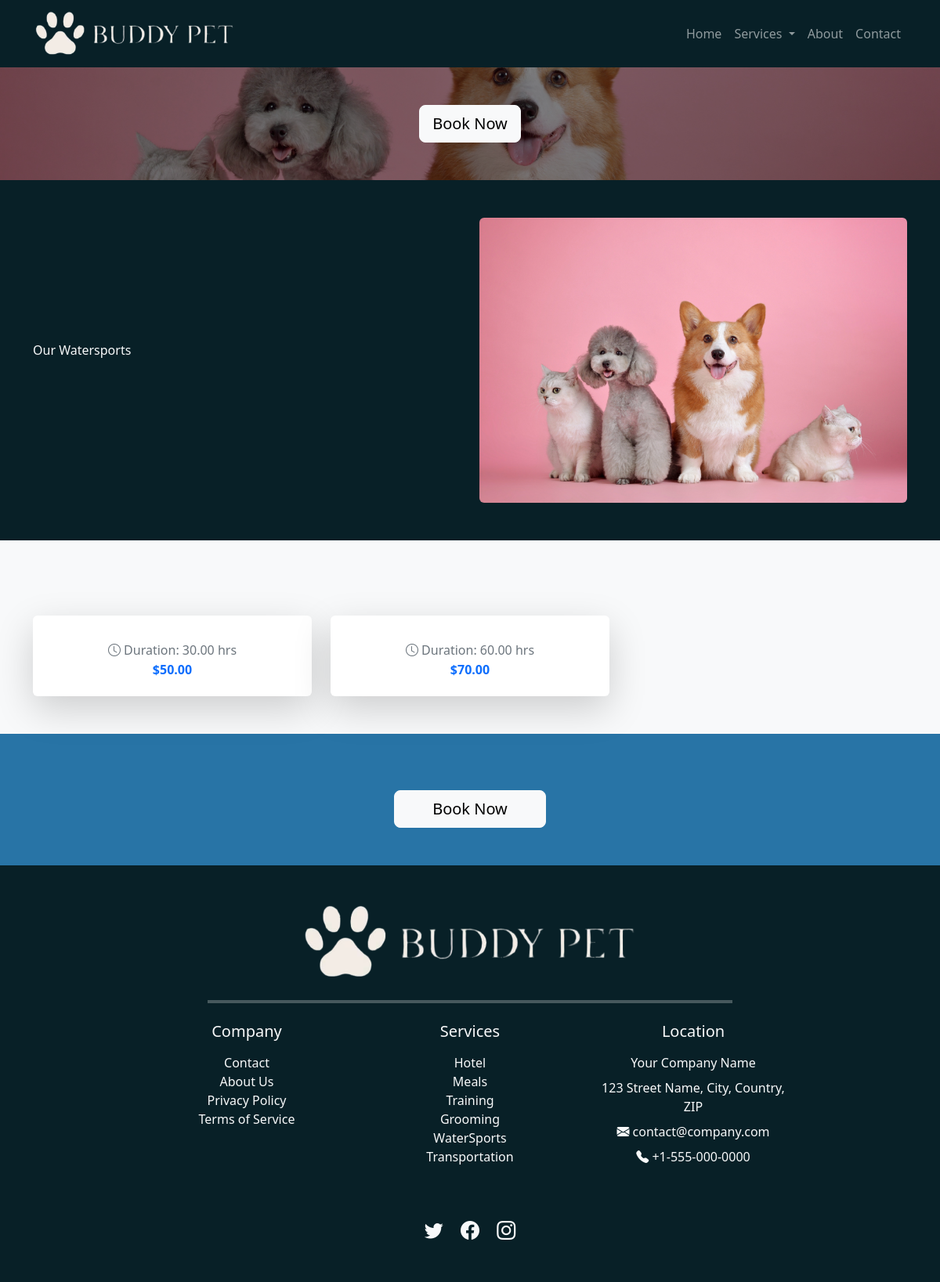
Screenshot of /water-sports/ with the database file from the repository.
### branding/models.py (models this page shows, shortened)
class Branding(models.Model):
    company_name = models.CharField(max_length=255, default="Your Company Name",
                                    help_text="Enter the full name of the company.")
    company_email = models.EmailField(default="contact@company.com",
                                      help_text="Enter the official company email address.")
    company_phone = models.CharField(max_length=20, default="+1-555-000-0000",
                                     help_text="Enter the company’s contact number (e.g., +1-555-000-0000).")
    company_address = models.TextField(default="123 Street Name, City, Country, ZIP",
                                       help_text="Enter the full address of the company, including city and ZIP code.")
    logo = models.ImageField(upload_to="branding/", default="default/default_logo.png",
                             help_text="Upload the website logo.")
    favicon = models.ImageField(upload_to="branding/", default="default/default_icon.ico",
                                help_text="Upload the favicon (ICO or PNG).")
    video = models.FileField(upload_to="branding/videos/", default="default/default_video.mp4", blank=True, null=True,
                             help_text="Upload a promotional or branding video file.")
    meta_keywords = models.CharField(max_length=255, blank=True,
                                     default="generic, branding, business, website, company",
                                     help_text="Enter meta keywords for SEO (comma-separated).")
    meta_description = models.TextField(blank=True, default="Enter a meta description for SEO.",
                                        help_text="Enter a meta description for SEO.")
    twitter_link = models.URLField(blank=True, default="https://twitter.com/yourcompany",
                                   help_text="Link to your Twitter profile.")
    facebook_link = models.URLField(blank=True, default="https://facebook.com/yourcompany",
                                    help_text="Link to your Facebook page.")
    instagram_link = models.URLField(blank=True, default="https://instagram.com/yourcompany",
                                     help_text="Link to your Instagram profile.")
    class Meta:
        verbose_name = "Branding"
        verbose_name_plural = "Branding"

### water_sports/models.py (models this page shows, shortened)
class WaterSportsPage(TranslatableModel):
    DEFAULT_IMAGE = 'default/placeholder.jpg'
    hero_image = models.ImageField(upload_to='water_sports/', blank=True, null=True, default=DEFAULT_IMAGE)
    our_watersports_image = models.ImageField(upload_to='water_sports/', blank=True, null=True, default=DEFAULT_IMAGE)
    translations = TranslatedFields(
        hero_title=models.CharField(max_length=100, default="Exciting Dog Water Sports Adventures", verbose_name="Hero Title"),
        hero_subheading=models.CharField(
            max_length=255,
            default="Dive into fun with safe, guided aquatic activities designed for dogs of all sizes and skill levels.",
            verbose_name="Hero Subheading"
        ),
        our_watersports_title=models.CharField(max_length=100, default="Fun & Safe Water Activities", verbose_name="Our Water Sports Title"),
        our_watersports_subheading=models.TextField(
            default="From paddle boarding and dock diving to swim training, our experienced team ensures your pup enjoys the water with confidence.",
            verbose_name="Our Water Sports Subheading"
        ),
        watersports_info_title=models.CharField(max_length=100, default="Activities & Packages", verbose_name="Water Sports Info Title"),
        watersports_info_description=models.TextField(
            default="Choose from single-day experiences to multi-session packages. All activities are supervised and tailored to your dog’s comfort and ability level.",
            verbose_name="Water Sports Info Description"
        ),
        cta_title=models.CharField(max_length=100, default="Make a Splash with Us!", verbose_name="CTA Title"),
        cta_subheading=models.TextField(
            default="Book a session today and give your dog the ultimate water adventure. Spots fill fast, so don't miss out!",
            verbose_name="CTA Subheading"
        ),
    )
    class Meta:
        verbose_name = "WaterSports Page Content"
        verbose_name_plural = "WaterSports Page Content"

class Service(TranslatableModel):
    translations = TranslatedFields(
        title=models.CharField(max_length=255),
        description=models.TextField(),
    )
    duration = models.DecimalField(max_digits=6, decimal_places=2)
    price = models.DecimalField(max_digits=6, decimal_places=2)
    class Meta:
        verbose_name = "Prices"
        verbose_name_plural = "Prices"

### water_sports/views.py (the view)
# urls.py: path('water-sports/', WaterSportsView.as_view(), name='water_sports'),
class WaterSportsView(TemplateView):
    template_name = 'water_sports.html'
    def get_context_data(self, **kwargs):
        context = super().get_context_data(**kwargs)
        context = {
            "branding": Branding.objects.first(),
            "service": Service.objects.all(),
            "watersports": WaterSportsPage.objects.first(),
        }
        return context

### water_sports/templates/water_sports.html (shortened to what this page needs)
{% extends "base.html" %}
{% load i18n %}
    {% block extra_head %}
    {% load static %}
    <link rel="stylesheet" type="text/css" href="{% static 'home.css' %}">
    <link rel="stylesheet" type="text/css" href="{% static 'base.css' %}">
    {% endblock %}
{% block content %}
<body class="bg-light">
    <section class="hero-section pb-5 bg-primary text-white text-center d-flex justify-content-center align-items-center"
             style="background-image: url('{{ watersports.hero_image.url }}'); background-size: cover; background-position: center; position: relative;">
        <div class="container text-center" style="position: relative; z-index: 2;">
            <a href="{% url 'select_dates' %}" class="btn btn-light btn-lg">{% trans "Book Now" %}</a>
        </div>
    </section>
    <section class="our-meals-section py-5 text-light" style="background-color: #082027;">
        <div class="container">
            <div class="row align-items-center">
                <div class="col-md-6">
                    <h6>{% trans "Our Watersports" %}</h6>
                </div>
                <div class="col-md-6">
                    <img src="{{ watersports.our_watersports_image.url }}" alt="{% trans 'Our Watersports' %}" class="img-fluid rounded w-100">
                </div>
            </div>
        </div>
    </section>
    <section class="py-5 text-dark bg-light">
        <div class="container">
            <div class="row g-4">
                {% for service in service %}
                    <div class="col-md-6 col-lg-4">
                        <div class="card h-100 border-0 shadow-lg">
                            <div class="card-body d-flex flex-column justify-content-between">
                                <div class="text-center">
                                </div>
                                <div class="text-center mt-auto">
                                    <p class="text-secondary mb-1"><i class="bi bi-clock"></i> {% trans "Duration" %}: {{ service.duration }} {% trans "hrs" %}</p>
                                    <h6 class="fw-bold text-primary">${{ service.price|floatformat:2 }}</h6>
                                </div>
                            </div>
                        </div>
                    </div>
                {% empty %}
                    <div class="text-center">
                        <p class="text-muted">{% trans "No watersport services available at the moment." %}</p>
                    </div>
                {% endfor %}
            </div>
        </div>
    </section>
    <section class="py-5 text-center text-white" style="background-color: #2874a6;">
        <div class="container">
            <a href="{% url 'select_dates' %}" class="btn btn-light btn-lg px-5">{% trans "Book Now" %}</a>
        </div>
    </section>
</body>
{% endblock %}

### home/templates/base.html (shortened to what this page needs)
<!DOCTYPE html>
{% load i18n %}
<html lang="{% get_current_language as LANGUAGE_CODE %}">
<head>
    {% load static %}
    <link rel="stylesheet" type="text/css" href="{% static 'base.css' %}">
    <link href="https://cdn.jsdelivr.net/npm/bootstrap@5.3.2/dist/css/bootstrap.min.css" rel="stylesheet">
    <link rel="stylesheet" href="https://cdn.jsdelivr.net/npm/bootstrap-icons/font/bootstrap-icons.css">
    {% block extra_head %}{% endblock %}
</head>
<body class="bg-light">
    <nav class="navbar navbar-expand-lg navbar-dark" style="background-color: #082027; z-index: 1000;">
        <div class="container">
            <a class="navbar-brand" href="/">
                <img src="{{ branding.logo.url }}" alt="{{ branding.company_name }}" class="img-fluid" style="max-height: 60px;">
            </a>
            <div class="collapse navbar-collapse" id="navbarNav">
                <ul class="navbar-nav ms-auto">
                    <li class="nav-item"><a class="nav-link" href="/">{% trans "Home" %}</a></li>
                    <li class="nav-item dropdown">
                        <a class="nav-link dropdown-toggle" id="navbarDropdown" role="button" data-bs-toggle="dropdown" aria-expanded="false" href="{% url 'services' %}">
                            {% trans "Services" %}
                        </a>
                    </li>
                    <li class="nav-item"><a class="nav-link" href="{% url 'about_us' %}">{% trans "About" %}</a></li>
                    <li class="nav-item"><a class="nav-link" href="{% url 'contact' %}">{% trans "Contact" %}</a></li>
                </ul>
            </div>
        </div>
    </nav>
    {% block content %} {% endblock %}
    <footer class="text-light py-5 pt-5" style="background-color: #082027;">
        <div class="container">
            <div class="row justify-content-center text-center">
                <div class="col-12 text-center mb-4">
                    <img src="{{ branding.logo.url }}" alt="{{ branding.company_name }}" class="img-fluid" style="max-height: 100px;">
                </div>
                <div class="col-12 text-center text-light mb-4">
                    <hr class="border-bottom border-2 border-white" style="width: 60%; margin: 0 auto;">
                </div>
                <div class="col-md-3 text-center mb-3">
                    <h5 class="mb-3">{% trans "Company" %}</h5>
                    <ul class="list-unstyled">
                        <li><a href="{% url 'contact' %}" class="text-light text-decoration-none">{% trans "Contact" %}</a></li>
                        <li><a href="{% url 'about_us' %}" class="text-light text-decoration-none">{% trans "About Us" %}</a></li>
                        <li><a href="{% url 'privacy_policy' %}" class="text-light text-decoration-none">{% trans "Privacy Policy" %}</a></li>
                        <li><a href="{% url 'terms_of_service' %}" class="text-light text-decoration-none">{% trans "Terms of Service" %}</a></li>
                    </ul>
                </div>
                <div class="col-md-3 text-center mb-3">
                    <h5 class="mb-3">{% trans "Services" %}</h5>
                    <ul class="list-unstyled">
                        <li><a href="{% url 'hotel' %}" class="text-light text-decoration-none">{% trans "Hotel" %}</a></li>
                        <li><a href="{% url 'meals' %}" class="text-light text-decoration-none">{% trans "Meals" %}</a></li>
                        <li><a href="{% url 'training' %}" class="text-light text-decoration-none">{% trans "Training" %}</a></li>
                        <li><a href="{% url 'grooming' %}" class="text-light text-decoration-none">{% trans "Grooming" %}</a></li>
                        <li><a href="{% url 'water_sports' %}" class="text-light text-decoration-none">{% trans "WaterSports" %}</a></li>
                        <li><a href="{% url 'transportation' %}" class="text-light text-decoration-none">{% trans "Transportation" %}</a></li>
                    </ul>
                </div>
                <div class="col-md-3 text-center text-light mb-4">
                    <h5 class="mb-3">{% trans "Location" %}</h5>
                    <p class="text-light mb-2">{{branding.company_name}}</p>
                    <p class="text-light mb-2">{{branding.company_address}}</p>
                    <a href="mailto:{{branding.company_email}}" class="text-light text-decoration-none mb-2 d-block">
                        <i class="bi bi-envelope-fill"></i> {{branding.company_email}}
                    </a>
                    <p>
                        <a href="tel:{{branding.company_phone}}" class="text-light text-decoration-none">
                            <i class="bi bi-telephone-fill"></i> {{branding.company_phone}}
                        </a>
                    </p>
                </div>
            </div>
            <div class="text-center mt-4">
                <a href="{{branding.twitter_link}}" class="text-light me-3 fs-4 text-decoration-none">
                    <i class="bi bi-twitter"></i>
                </a>
                <a href="{{branding.facebook_link}}" class="text-light me-3 fs-4 text-decoration-none">
                    <i class="bi bi-facebook"></i>
                </a>
                <a href="{{branding.instagram_link}}" class="text-light fs-4 text-decoration-none">
                    <i class="bi bi-instagram"></i>
                </a>
            </div>
        </div>
    </footer>
</body>
</html>

### rows the page displays
Branding: logo (placeholder picture), company_name "Your Company Name", company_address "123 Street Name, City, Country, ZIP", company_email "contact@company.com", company_phone "+1-555-000-0000"
WaterSportsPage: hero_image (placeholder picture), our_watersports_image (placeholder picture)
Service: duration "30.00", price "50.00"
Service: duration "60.00", price "70.00"
